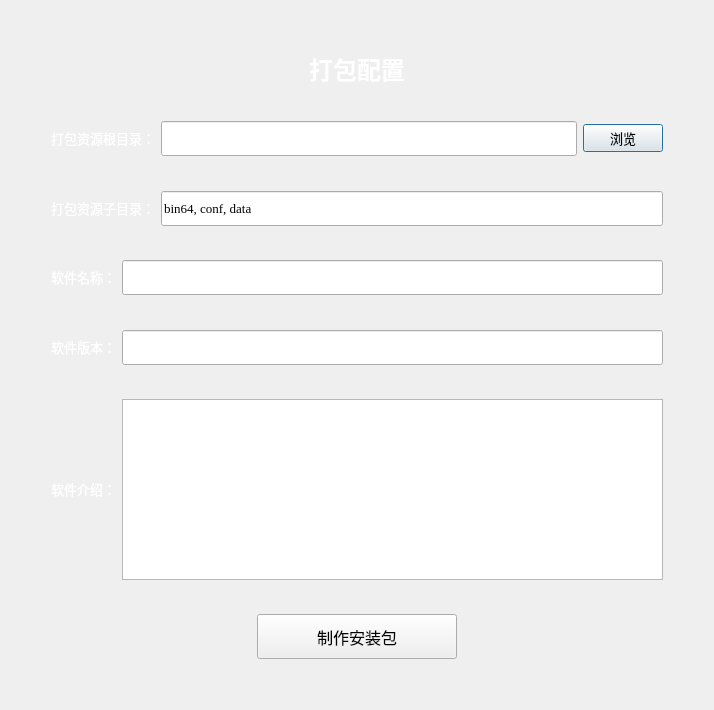
<?xml version="1.0" encoding="UTF-8"?>
<ui version="4.0">
 <class>QDAProjectPkg</class>
 <widget class="QDialog" name="QDAProjectPkg">
  <property name="geometry">
   <rect>
    <x>0</x>
    <y>0</y>
    <width>714</width>
    <height>710</height>
   </rect>
  </property>
  <property name="windowTitle">
   <string>Dialog</string>
  </property>
  <layout class="QGridLayout" name="gridLayout">
   <item row="0" column="1">
    <spacer name="verticalSpacer_7">
     <property name="orientation">
      <enum>Qt::Vertical</enum>
     </property>
     <property name="sizeType">
      <enum>QSizePolicy::Fixed</enum>
     </property>
     <property name="sizeHint" stdset="0">
      <size>
       <width>20</width>
       <height>40</height>
      </size>
     </property>
    </spacer>
   </item>
   <item row="7" column="1">
    <layout class="QHBoxLayout" name="horizontalLayout_3">
     <item>
      <widget class="QLabel" name="softNameLabel">
       <property name="sizePolicy">
        <sizepolicy hsizetype="Fixed" vsizetype="Fixed">
         <horstretch>0</horstretch>
         <verstretch>0</verstretch>
        </sizepolicy>
       </property>
       <property name="font">
        <font>
         <family>Agency FB</family>
         <pointsize>10</pointsize>
        </font>
       </property>
       <property name="autoFillBackground">
        <bool>false</bool>
       </property>
       <property name="styleSheet">
        <string notr="true">color: rgb(255, 255, 255);</string>
       </property>
       <property name="text">
        <string>软件名称：</string>
       </property>
      </widget>
     </item>
     <item>
      <widget class="QLineEdit" name="softNameEdit">
       <property name="minimumSize">
        <size>
         <width>0</width>
         <height>35</height>
        </size>
       </property>
       <property name="maximumSize">
        <size>
         <width>16777215</width>
         <height>35</height>
        </size>
       </property>
       <property name="font">
        <font>
         <family>Times New Roman</family>
         <pointsize>10</pointsize>
        </font>
       </property>
      </widget>
     </item>
    </layout>
   </item>
   <item row="6" column="1">
    <spacer name="verticalSpacer_3">
     <property name="orientation">
      <enum>Qt::Vertical</enum>
     </property>
     <property name="sizeHint" stdset="0">
      <size>
       <width>20</width>
       <height>40</height>
      </size>
     </property>
    </spacer>
   </item>
   <item row="10" column="1">
    <spacer name="verticalSpacer_5">
     <property name="orientation">
      <enum>Qt::Vertical</enum>
     </property>
     <property name="sizeHint" stdset="0">
      <size>
       <width>20</width>
       <height>40</height>
      </size>
     </property>
    </spacer>
   </item>
   <item row="12" column="1">
    <spacer name="verticalSpacer_6">
     <property name="orientation">
      <enum>Qt::Vertical</enum>
     </property>
     <property name="sizeHint" stdset="0">
      <size>
       <width>20</width>
       <height>40</height>
      </size>
     </property>
    </spacer>
   </item>
   <item row="5" column="1">
    <layout class="QHBoxLayout" name="horizontalLayout_2">
     <item>
      <widget class="QLabel" name="subDirsLabel">
       <property name="sizePolicy">
        <sizepolicy hsizetype="Fixed" vsizetype="Fixed">
         <horstretch>0</horstretch>
         <verstretch>0</verstretch>
        </sizepolicy>
       </property>
       <property name="font">
        <font>
         <family>Agency FB</family>
         <pointsize>10</pointsize>
        </font>
       </property>
       <property name="autoFillBackground">
        <bool>false</bool>
       </property>
       <property name="styleSheet">
        <string notr="true">color: rgb(255, 255, 255);</string>
       </property>
       <property name="text">
        <string>打包资源子目录：</string>
       </property>
      </widget>
     </item>
     <item>
      <widget class="QLineEdit" name="subDirsEdit">
       <property name="minimumSize">
        <size>
         <width>0</width>
         <height>35</height>
        </size>
       </property>
       <property name="maximumSize">
        <size>
         <width>16777215</width>
         <height>35</height>
        </size>
       </property>
       <property name="font">
        <font>
         <family>Times New Roman</family>
         <pointsize>10</pointsize>
        </font>
       </property>
       <property name="text">
        <string>bin64, conf, data</string>
       </property>
      </widget>
     </item>
    </layout>
   </item>
   <item row="8" column="1">
    <spacer name="verticalSpacer_4">
     <property name="orientation">
      <enum>Qt::Vertical</enum>
     </property>
     <property name="sizeHint" stdset="0">
      <size>
       <width>20</width>
       <height>40</height>
      </size>
     </property>
    </spacer>
   </item>
   <item row="1" column="1">
    <widget class="QLabel" name="titlelabel">
     <property name="sizePolicy">
      <sizepolicy hsizetype="Preferred" vsizetype="Fixed">
       <horstretch>0</horstretch>
       <verstretch>0</verstretch>
      </sizepolicy>
     </property>
     <property name="font">
      <font>
       <family>Agency FB</family>
       <pointsize>18</pointsize>
       <weight>75</weight>
       <bold>true</bold>
      </font>
     </property>
     <property name="styleSheet">
      <string notr="true">color: rgb(255, 255, 255);</string>
     </property>
     <property name="text">
      <string>打包配置</string>
     </property>
     <property name="alignment">
      <set>Qt::AlignCenter</set>
     </property>
    </widget>
   </item>
   <item row="3" column="1">
    <layout class="QHBoxLayout" name="horizontalLayout">
     <item>
      <widget class="QLabel" name="rootDirlabel">
       <property name="sizePolicy">
        <sizepolicy hsizetype="Fixed" vsizetype="Fixed">
         <horstretch>0</horstretch>
         <verstretch>0</verstretch>
        </sizepolicy>
       </property>
       <property name="font">
        <font>
         <family>Agency FB</family>
         <pointsize>10</pointsize>
        </font>
       </property>
       <property name="autoFillBackground">
        <bool>false</bool>
       </property>
       <property name="styleSheet">
        <string notr="true">color: rgb(255, 255, 255);</string>
       </property>
       <property name="text">
        <string>打包资源根目录：</string>
       </property>
      </widget>
     </item>
     <item>
      <widget class="QLineEdit" name="rootDirEdit">
       <property name="minimumSize">
        <size>
         <width>0</width>
         <height>35</height>
        </size>
       </property>
       <property name="maximumSize">
        <size>
         <width>16777215</width>
         <height>35</height>
        </size>
       </property>
       <property name="font">
        <font>
         <family>Times New Roman</family>
         <pointsize>10</pointsize>
        </font>
       </property>
      </widget>
     </item>
     <item>
      <widget class="QPushButton" name="rootDirButton">
       <property name="sizePolicy">
        <sizepolicy hsizetype="Fixed" vsizetype="Fixed">
         <horstretch>0</horstretch>
         <verstretch>0</verstretch>
        </sizepolicy>
       </property>
       <property name="font">
        <font>
         <family>Agency FB</family>
         <pointsize>10</pointsize>
        </font>
       </property>
       <property name="text">
        <string>浏览</string>
       </property>
      </widget>
     </item>
    </layout>
   </item>
   <item row="2" column="1">
    <spacer name="verticalSpacer">
     <property name="orientation">
      <enum>Qt::Vertical</enum>
     </property>
     <property name="sizeHint" stdset="0">
      <size>
       <width>20</width>
       <height>40</height>
      </size>
     </property>
    </spacer>
   </item>
   <item row="14" column="1">
    <spacer name="verticalSpacer_8">
     <property name="orientation">
      <enum>Qt::Vertical</enum>
     </property>
     <property name="sizeType">
      <enum>QSizePolicy::Fixed</enum>
     </property>
     <property name="sizeHint" stdset="0">
      <size>
       <width>20</width>
       <height>40</height>
      </size>
     </property>
    </spacer>
   </item>
   <item row="11" column="1">
    <layout class="QHBoxLayout" name="horizontalLayout_5">
     <item>
      <widget class="QLabel" name="softDescLabel">
       <property name="sizePolicy">
        <sizepolicy hsizetype="Fixed" vsizetype="Fixed">
         <horstretch>0</horstretch>
         <verstretch>0</verstretch>
        </sizepolicy>
       </property>
       <property name="font">
        <font>
         <family>Agency FB</family>
         <pointsize>10</pointsize>
        </font>
       </property>
       <property name="autoFillBackground">
        <bool>false</bool>
       </property>
       <property name="styleSheet">
        <string notr="true">color: rgb(255, 255, 255);</string>
       </property>
       <property name="text">
        <string>软件介绍：</string>
       </property>
      </widget>
     </item>
     <item>
      <widget class="QTextEdit" name="softDescEdit"/>
     </item>
    </layout>
   </item>
   <item row="9" column="1">
    <layout class="QHBoxLayout" name="horizontalLayout_4">
     <item>
      <widget class="QLabel" name="softVersionLabel">
       <property name="sizePolicy">
        <sizepolicy hsizetype="Fixed" vsizetype="Fixed">
         <horstretch>0</horstretch>
         <verstretch>0</verstretch>
        </sizepolicy>
       </property>
       <property name="font">
        <font>
         <family>Agency FB</family>
         <pointsize>10</pointsize>
        </font>
       </property>
       <property name="autoFillBackground">
        <bool>false</bool>
       </property>
       <property name="styleSheet">
        <string notr="true">color: rgb(255, 255, 255);</string>
       </property>
       <property name="text">
        <string>软件版本：</string>
       </property>
      </widget>
     </item>
     <item>
      <widget class="QLineEdit" name="softVersionEdit">
       <property name="minimumSize">
        <size>
         <width>0</width>
         <height>35</height>
        </size>
       </property>
       <property name="maximumSize">
        <size>
         <width>16777215</width>
         <height>35</height>
        </size>
       </property>
       <property name="font">
        <font>
         <family>Times New Roman</family>
         <pointsize>10</pointsize>
        </font>
       </property>
      </widget>
     </item>
    </layout>
   </item>
   <item row="4" column="0">
    <spacer name="horizontalSpacer_3">
     <property name="orientation">
      <enum>Qt::Horizontal</enum>
     </property>
     <property name="sizeType">
      <enum>QSizePolicy::Fixed</enum>
     </property>
     <property name="sizeHint" stdset="0">
      <size>
       <width>40</width>
       <height>20</height>
      </size>
     </property>
    </spacer>
   </item>
   <item row="4" column="1">
    <spacer name="verticalSpacer_2">
     <property name="orientation">
      <enum>Qt::Vertical</enum>
     </property>
     <property name="sizeHint" stdset="0">
      <size>
       <width>20</width>
       <height>40</height>
      </size>
     </property>
    </spacer>
   </item>
   <item row="13" column="1">
    <layout class="QHBoxLayout" name="horizontalLayout_6">
     <item>
      <spacer name="horizontalSpacer">
       <property name="orientation">
        <enum>Qt::Horizontal</enum>
       </property>
       <property name="sizeHint" stdset="0">
        <size>
         <width>40</width>
         <height>20</height>
        </size>
       </property>
      </spacer>
     </item>
     <item>
      <widget class="QPushButton" name="pkgButton">
       <property name="minimumSize">
        <size>
         <width>200</width>
         <height>45</height>
        </size>
       </property>
       <property name="maximumSize">
        <size>
         <width>200</width>
         <height>45</height>
        </size>
       </property>
       <property name="font">
        <font>
         <family>Agency FB</family>
         <pointsize>12</pointsize>
        </font>
       </property>
       <property name="text">
        <string>制作安装包</string>
       </property>
      </widget>
     </item>
     <item>
      <spacer name="horizontalSpacer_2">
       <property name="orientation">
        <enum>Qt::Horizontal</enum>
       </property>
       <property name="sizeHint" stdset="0">
        <size>
         <width>40</width>
         <height>20</height>
        </size>
       </property>
      </spacer>
     </item>
    </layout>
   </item>
   <item row="6" column="2">
    <spacer name="horizontalSpacer_4">
     <property name="orientation">
      <enum>Qt::Horizontal</enum>
     </property>
     <property name="sizeType">
      <enum>QSizePolicy::Fixed</enum>
     </property>
     <property name="sizeHint" stdset="0">
      <size>
       <width>40</width>
       <height>20</height>
      </size>
     </property>
    </spacer>
   </item>
  </layout>
 </widget>
 <resources/>
 <connections/>
</ui>
